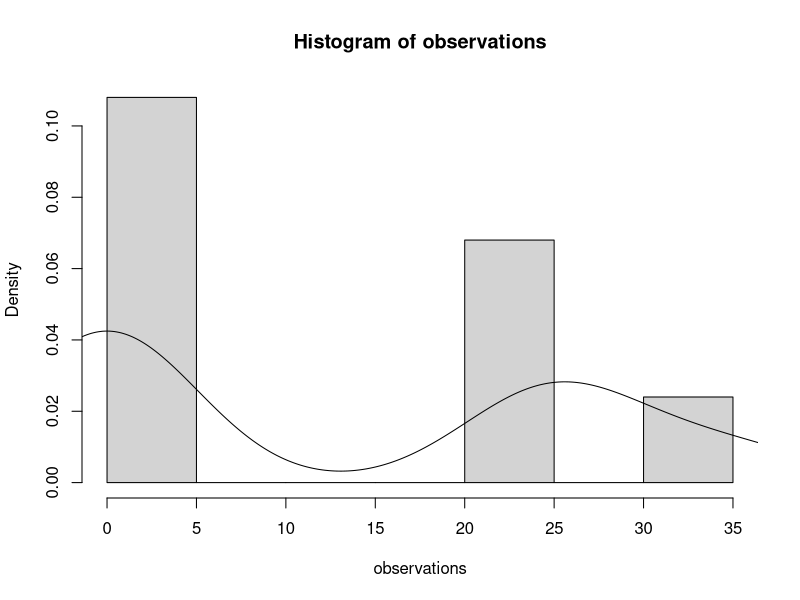
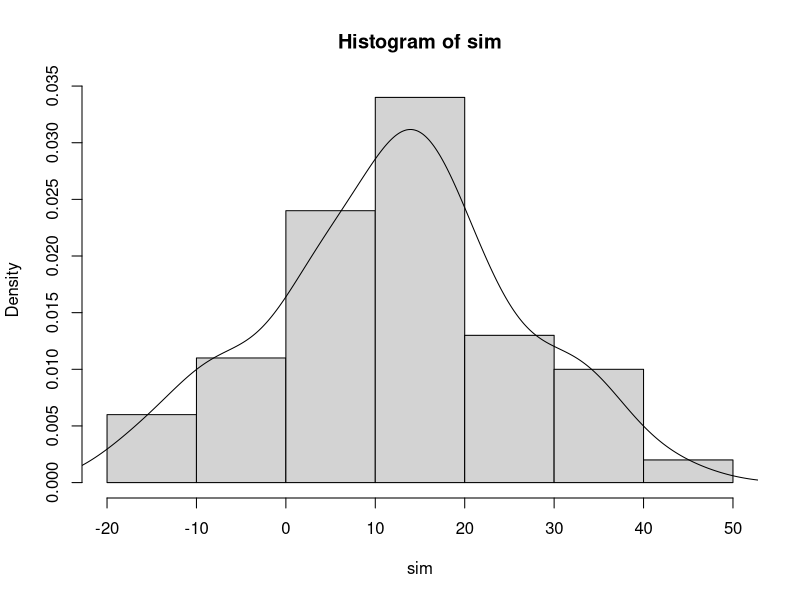
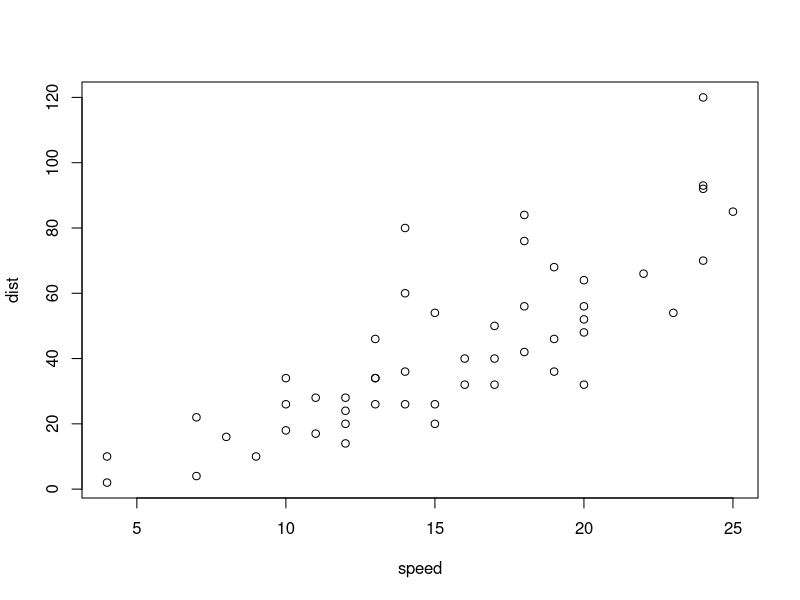

Write the R code that produced these figures, in order.
## ---- chunk 1
{
treatment_pain_free <- 10 / 43
print("The percentage of patients in the treatment group which was pain free after 24 hours is: ")
print(treatment_pain_free) # Outputs: 0.2325581


control_pain_free <- 2 / 44
print("The percentage of patients in the control group which was pain free after 24 hours is: ")
print(control_pain_free) # Outputs: 0.04545455
}
## ---- chunk 2
{
  miss_1 <- 0.25
  miss_2 <- 0.15
  miss_3_plus <- 0.28

  miss_0 <- 1 - (miss_1 + miss_2 + miss_3_plus)

  cat("Percentage of students not missing any days: ")
  print(miss_0)
}
## ---- chunk 3
{
  miss_1 <- 0.25
  miss_2 <- 0.15
  miss_3_plus <- 0.28
  miss_0 <- 1 - (miss_1 + miss_2 + miss_3_plus)

  cat("Percentage of students missing maximum of one day: ")
  print(miss_0 + miss_1)
}
## ---- chunk 4
{
  miss_1 <- 0.25
  miss_2 <- 0.15
  miss_3_plus <- 0.28
  miss_0 <- 1 - (miss_1 + miss_2 + miss_3_plus)

  cat("Percentage of students missing atleast one day: ")
  print(1 - miss_0)
}
## ---- chunk 5
{
  miss_1 <- 0.25
  miss_2 <- 0.15
  miss_3_plus <- 0.28
  miss_0 <- 1 - (miss_1 + miss_2 + miss_3_plus)

  cat("Percentage that neither kids will miss any school: ")
  print(miss_0 * miss_0)
}
## ---- chunk 6
{
  miss_1 <- 0.25
  miss_2 <- 0.15
  miss_3_plus <- 0.28
  miss_0 <- 1 - (miss_1 + miss_2 + miss_3_plus)

  cat("Percentage that neither kids will miss any school: ")
  print((1 - miss_0) ^ 2)
}
## ---- chunk 7
{
  infec_positive_acc <- 0.99
  infec_negative_acc <- 0.98
  infec <- 0.03

  not <- 0.97
  not_positive_acc <- 0.98
  not_negative_acc <- 0.02
  
  # Chance to get a positive result
  test_positive <- (infec * infec_positive_acc) + (not * not_negative_acc)
  
  # Chance that the positive result was actually not a false positive
  prob_infected <- (infec * infec_positive_acc) / test_positive
  
  cat("Chance for person to test positive and actually have it: ")
  print(prob_infected)
}
## ---- chunk 8
{
  blue <- 4
  gray <- 5
  black <- 3
  
  count <- blue + gray + black
  
  prob_first_blue <- blue / count
  prob_second_blue <-  (blue - 1) / (count - 1)
  
  cat("Probability for 2 blue socks: ")
  print(prob_first_blue * prob_second_blue)
}
## ---- chunk 9
{
  blue <- 4
  gray <- 5
  black <- 3
  count <- blue + gray + black
  
  prob_first_not_gray <- (blue + black) / count
  prob_second_not_gray <-  (blue + black - 1) / (count - 1)
  
  cat("Probability for no gray socks: ")
  print(prob_first_not_gray * prob_second_not_gray)
}
## ---- chunk 10
{
  blue <- 4
  gray <- 5
  black <- 3
  
  count <- blue + gray + black
  
  prob_not_black <- ((blue + gray) / count) * ((blue + gray - 1) / (count - 1))
  
  cat("Probability for at least 1 black sock: ")
  print(prob_not_black)
}
## ---- chunk 11
{
  blue <- 4
  gray <- 5
  black <- 3
  
  count <- blue + gray + black
  
  prob_matching <- function(x, size){
    return (x / size) * ((x - 1) / (size - 1))
  }
  
  prob_not_blue <- 1 - prob_matching(blue, count)
  prob_not_gray <- 1 - prob_matching(gray, count)
  prob_not_black <- 1 - prob_matching(black, count)
  
  cat("Probability for a matching pair: ")
  print((prob_not_blue * prob_not_gray * prob_not_black))
}
## ---- chunk 12
{
  observations = c(rep(25, times=34), rep(35, times=12), rep(0, times=(100 - 34 - 12)))
  
  mean <- mean(observations)
  sd <- sd(observations)
  
  cat("Mean is: ")
  print(mean)
  cat("Standard deviation is: ")
  print(sd)
}
{
  print("How raw data look as histogram")
  hist(observations, prob=TRUE)
  lines(density(observations))
}
{
  print("How a simulation with calculated standard deviation and mean")
  sim <- rnorm(n=100, mean=mean, sd=sd) 
  hist(sim, prob=TRUE)
  lines(density(sim))
}
## ---- chunk 13
summary(cars)
## ---- chunk 14
plot(cars)
